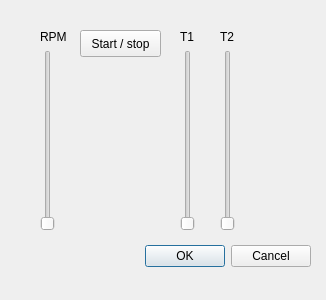
<ui version="4.0" >
 <class>Dialog</class>
 <widget class="QDialog" name="Dialog" >
  <property name="geometry" >
   <rect>
    <x>0</x>
    <y>0</y>
    <width>326</width>
    <height>300</height>
   </rect>
  </property>
  <property name="windowTitle" >
   <string>Dialog</string>
  </property>
  <widget class="QDialogButtonBox" name="buttonBox" >
   <property name="geometry" >
    <rect>
     <x>100</x>
     <y>240</y>
     <width>211</width>
     <height>32</height>
    </rect>
   </property>
   <property name="orientation" >
    <enum>Qt::Horizontal</enum>
   </property>
   <property name="standardButtons" >
    <set>QDialogButtonBox::Cancel|QDialogButtonBox::NoButton|QDialogButtonBox::Ok</set>
   </property>
  </widget>
  <widget class="QWidget" name="verticalLayout" >
   <property name="geometry" >
    <rect>
     <x>40</x>
     <y>30</y>
     <width>26</width>
     <height>201</height>
    </rect>
   </property>
   <layout class="QVBoxLayout" >
    <property name="margin" >
     <number>-1</number>
    </property>
    <property name="spacing" >
     <number>6</number>
    </property>
    <item>
     <widget class="QLabel" name="label" >
      <property name="text" >
       <string>RPM</string>
      </property>
     </widget>
    </item>
    <item>
     <widget class="QSlider" name="SliderRPM" >
      <property name="maximum" >
       <number>20000</number>
      </property>
      <property name="singleStep" >
       <number>10</number>
      </property>
      <property name="pageStep" >
       <number>100</number>
      </property>
      <property name="orientation" >
       <enum>Qt::Vertical</enum>
      </property>
     </widget>
    </item>
   </layout>
  </widget>
  <widget class="QWidget" name="verticalLayout_2" >
   <property name="geometry" >
    <rect>
     <x>180</x>
     <y>30</y>
     <width>26</width>
     <height>201</height>
    </rect>
   </property>
   <layout class="QVBoxLayout" >
    <property name="margin" >
     <number>-1</number>
    </property>
    <property name="spacing" >
     <number>6</number>
    </property>
    <item>
     <widget class="QLabel" name="label_2" >
      <property name="text" >
       <string>T1</string>
      </property>
     </widget>
    </item>
    <item>
     <widget class="QSlider" name="SliderTemp1" >
      <property name="maximum" >
       <number>20000</number>
      </property>
      <property name="singleStep" >
       <number>10</number>
      </property>
      <property name="pageStep" >
       <number>100</number>
      </property>
      <property name="orientation" >
       <enum>Qt::Vertical</enum>
      </property>
     </widget>
    </item>
   </layout>
  </widget>
  <widget class="QWidget" name="verticalLayout_3" >
   <property name="geometry" >
    <rect>
     <x>220</x>
     <y>30</y>
     <width>26</width>
     <height>201</height>
    </rect>
   </property>
   <layout class="QVBoxLayout" >
    <property name="margin" >
     <number>-1</number>
    </property>
    <property name="spacing" >
     <number>6</number>
    </property>
    <item>
     <widget class="QLabel" name="label_3" >
      <property name="text" >
       <string>T2</string>
      </property>
     </widget>
    </item>
    <item>
     <widget class="QSlider" name="SliderTemp2" >
      <property name="maximum" >
       <number>20000</number>
      </property>
      <property name="singleStep" >
       <number>10</number>
      </property>
      <property name="pageStep" >
       <number>100</number>
      </property>
      <property name="orientation" >
       <enum>Qt::Vertical</enum>
      </property>
     </widget>
    </item>
   </layout>
  </widget>
  <widget class="QPushButton" name="StartStop" >
   <property name="geometry" >
    <rect>
     <x>80</x>
     <y>30</y>
     <width>81</width>
     <height>27</height>
    </rect>
   </property>
   <property name="text" >
    <string>Start / stop</string>
   </property>
  </widget>
 </widget>
 <resources/>
 <connections>
  <connection>
   <sender>buttonBox</sender>
   <signal>accepted()</signal>
   <receiver>Dialog</receiver>
   <slot>accept()</slot>
   <hints>
    <hint type="sourcelabel" >
     <x>248</x>
     <y>254</y>
    </hint>
    <hint type="destinationlabel" >
     <x>157</x>
     <y>274</y>
    </hint>
   </hints>
  </connection>
  <connection>
   <sender>buttonBox</sender>
   <signal>rejected()</signal>
   <receiver>Dialog</receiver>
   <slot>reject()</slot>
   <hints>
    <hint type="sourcelabel" >
     <x>316</x>
     <y>260</y>
    </hint>
    <hint type="destinationlabel" >
     <x>286</x>
     <y>274</y>
    </hint>
   </hints>
  </connection>
 </connections>
</ui>
